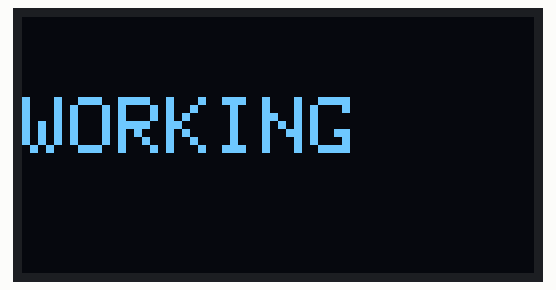
Recording of a sketch running on a simulated ESP32. Parts: 128×64 one-colour display. What the sketch prints to the serial monitor is not drawn.

Above: at 1.1 s.

The sketch:

Testing_OLED.ino
```cpp
#include <Adafruit_SSD1305.h>
#include <splash.h>

#include <Wire.h>
#include <Adafruit_GFX.h>
#include <Adafruit_SSD1306.h>

#define SCREEN_WIDTH 128
#define SCREEN_HEIGHT 64

Adafruit_SSD1306 display(SCREEN_WIDTH, SCREEN_HEIGHT, &Wire, -1);

void setup() {
  Serial.begin(115200);

  Wire.begin(21, 22);
  Wire.setClock(100000);

  delay(1000);

  if(!display.begin(SSD1306_SWITCHCAPVCC, 0x3C)) {
    Serial.println("OLED init failed");
    while(1);
  }

  Serial.println("OLED init success");

  display.clearDisplay();
  display.setTextSize(2);
  display.setTextColor(SSD1306_WHITE);
  display.setCursor(0, 20);
  display.println("WORKING");
  display.display();
}

void loop() {}
```
